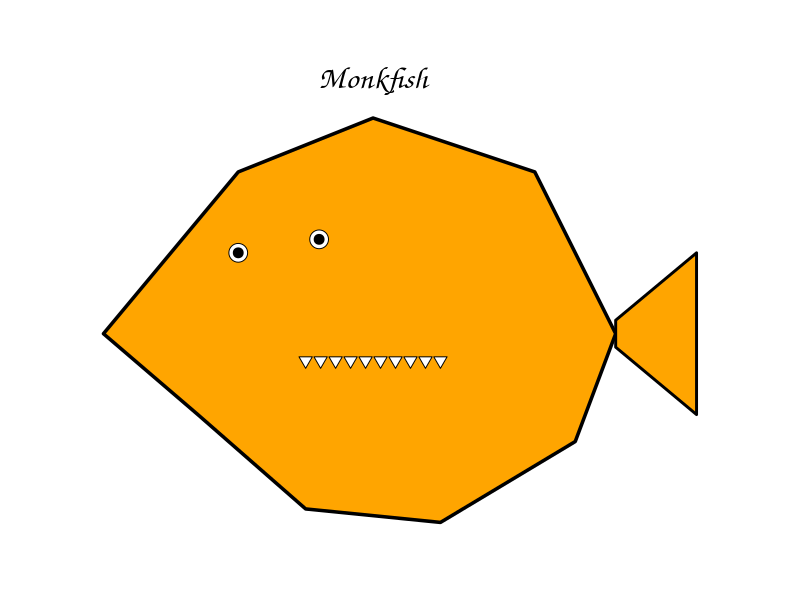

Recreate this plot in R.
# A silly R plot that *looks like a monkfish*
# This uses ggplot2 shapes, polygons, and annotations to fake a monkfish silhouette.

library(ggplot2)
library(dplyr)

plot_monkfish_shape <- function() {
  
  # Body polygon (blobby monkfish shape)
  body <- tibble(
    x = c(-2, -1, 0, 1.2, 1.8, 1.5, 0.5, -0.5, -1.3, -2),
    y = c(0, 1.2, 1.6, 1.2, 0, -0.8, -1.4, -1.3, -0.6, 0)
  )
  
  # Tail
  tail <- tibble(
    x = c(1.8, 2.4, 2.4, 1.8),
    y = c(0.1, 0.6, -0.6, -0.1)
  )
  
  # Eyes
  eyes <- tibble(
    x = c(-1, -0.4),
    y = c(0.6, 0.7)
  )
  
  # Teeth as small downward triangles
  teeth <- tibble(
    x = seq(-0.5, 0.5, length.out = 10),
    y = rep(-0.2, 10)
  )
  
  ggplot() +
    geom_polygon(data = body, aes(x, y), fill = "orange", color = "black", linewidth = 1.2) +
    geom_polygon(data = tail, aes(x, y), fill = "orange", color = "black", linewidth = 1) +
    geom_point(data = eyes, aes(x, y), size = 6, shape = 21, fill = "white") +
    geom_point(data = eyes, aes(x, y), size = 3) +
    geom_point(data = teeth, aes(x, y), shape = 25, size = 3, fill = "white") +
    annotate("text", x = 0, y = 1.9, label = "Monkfish", size = 8, family = "Comic Sans MS") +
    coord_equal() +
    theme_void() +
    theme(plot.margin = margin(40,40,40,40))
}

# Example:
p <- plot_monkfish_shape()
print(p)